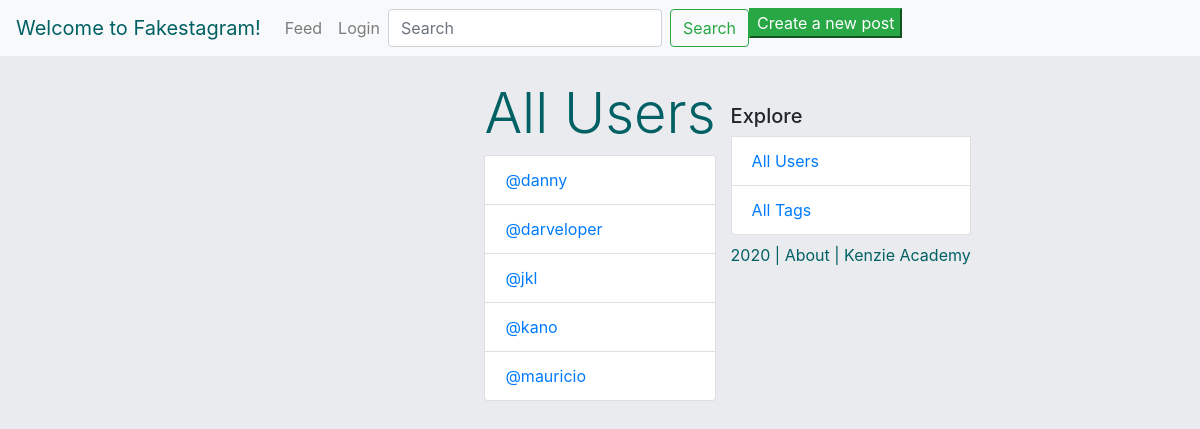
The app's page /users/, older data.
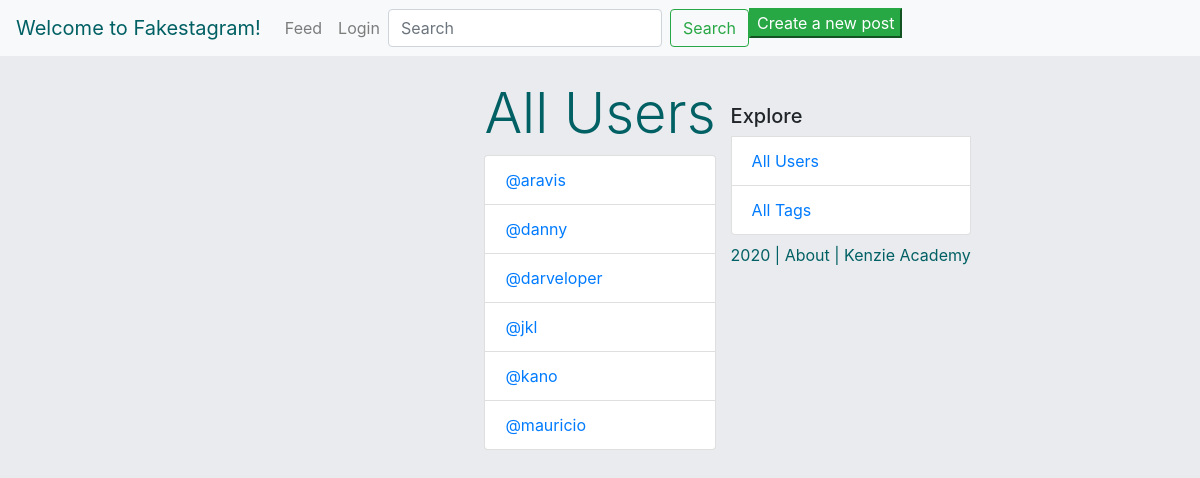
The same page, newer data.
### authentication/models.py (models this page shows, shortened)
class Author(AbstractBaseUser):
    name = models.CharField(max_length=50)
    username = models.CharField(max_length=50, unique=True)
    slug = models.SlugField(null=False, unique=True)
    email = models.EmailField(max_length=100, unique=True)
    active = models.BooleanField(default=True)
    staff = models.BooleanField(default=False)
    admin = models.BooleanField(default=False)
    following = models.ManyToManyField(
        'self',
        related_name="following"
    )
    USERNAME_FIELD = 'username'
    REQUIRED_FIELDS = ['email', 'name']
    objects = AuthorManager()

### authentication/views.py (the view)
# urls.py: path('users/', all_users_view, name="all_users"),
def all_users_view(request):
    template = 'all_users.html'
    users = Author.objects.all().order_by('username')
    context = {
        'users': users,
    }
    return render(request, template, context)

### authentication/templates/all_users.html (shortened to what this page needs)
{% extends 'base.html' %}
{% block content %}
    <div class="col d-flex mt-5 align-left" >
    </div>
    <div class="feed" style="margin-bottom: 10rem;">
        <h1 class='display-4 mt-4 text-center' style="color: #016064;">
            All Users
        </h1>
         <ul class="list-group">
        {% for user in users %}
           <li class="list-group-item list-group-item-action">
                <a href="{% url 'profile' slug=user.slug %}">@{{user.slug}}</a>
            </li>
        {% endfor %}
        </ul>
    </div>
{% endblock%}

Row changes from the older to the newer data that the page shows:
added Author: slug "aravis"
